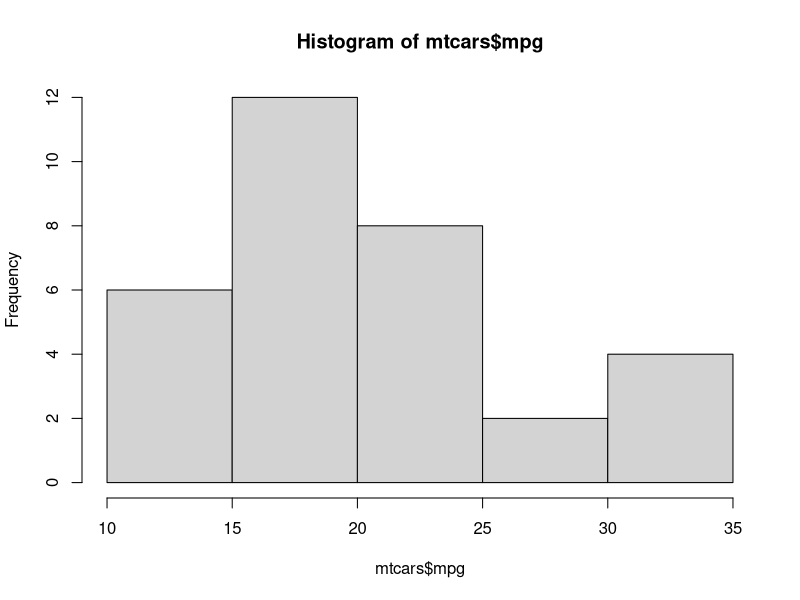
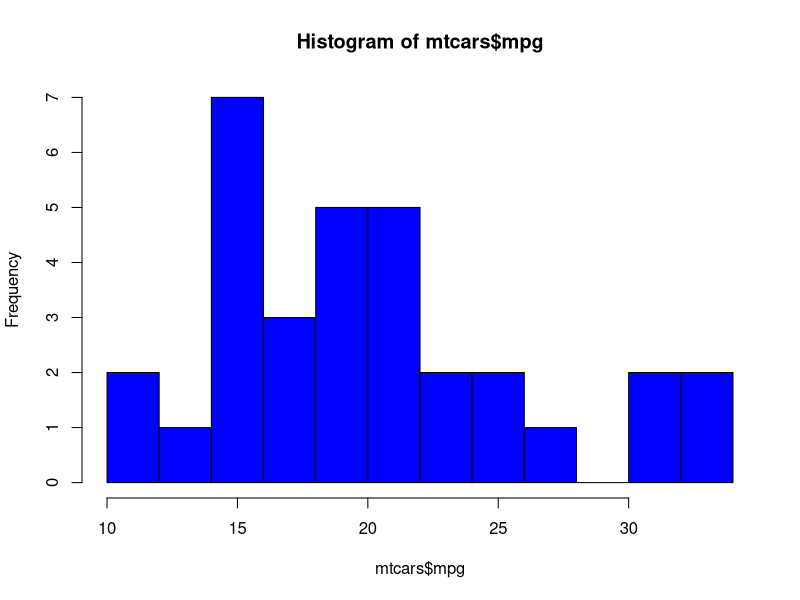

Here is the R script that generated these plots, in order:
#Histograms
mtcars$mpg            #miles per gallon data
hist(mtcars$mpg)

#color histograms with different number of bins
hist(mtcars$mpg, breaks=12,col="blue")
